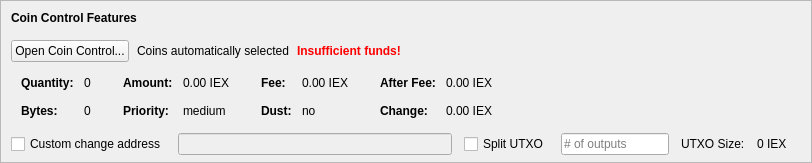
    <widget class="QFrame" name="frameCoinControl">
     <property name="sizePolicy">
      <sizepolicy hsizetype="Expanding" vsizetype="Expanding">
       <horstretch>0</horstretch>
       <verstretch>0</verstretch>
      </sizepolicy>
     </property>
     <property name="maximumSize">
      <size>
       <width>16777215</width>
       <height>16777215</height>
      </size>
     </property>
     <property name="frameShape">
      <enum>QFrame::StyledPanel</enum>
     </property>
     <property name="frameShadow">
      <enum>QFrame::Sunken</enum>
     </property>
     <layout class="QVBoxLayout" name="verticalLayoutCoinControl2">
      <property name="spacing">
       <number>0</number>
      </property>
      <property name="leftMargin">
       <number>0</number>
      </property>
      <property name="topMargin">
       <number>0</number>
      </property>
      <property name="rightMargin">
       <number>0</number>
      </property>
      <property name="bottomMargin">
       <number>6</number>
      </property>
      <item>
       <layout class="QVBoxLayout" name="verticalLayoutCoinControl" stretch="0,0,0,0,1">
        <property name="spacing">
         <number>0</number>
        </property>
        <property name="leftMargin">
         <number>10</number>
        </property>
        <property name="topMargin">
         <number>10</number>
        </property>
        <item>
         <layout class="QHBoxLayout" name="horizontalLayoutCoinControl1">
          <property name="bottomMargin">
           <number>15</number>
          </property>
          <item>
           <widget class="QLabel" name="labelCoinControlFeatures">
            <property name="sizePolicy">
             <sizepolicy hsizetype="Preferred" vsizetype="Maximum">
              <horstretch>0</horstretch>
              <verstretch>0</verstretch>
             </sizepolicy>
            </property>
            <property name="font">
             <font>
              <weight>75</weight>
              <bold>true</bold>
             </font>
            </property>
            <property name="styleSheet">
             <string notr="true">font-weight:bold;</string>
            </property>
            <property name="text">
             <string>Coin Control Features</string>
            </property>
           </widget>
          </item>
         </layout>
        </item>
        <item>
         <layout class="QHBoxLayout" name="horizontalLayoutCoinControl2" stretch="0,0,0,0">
          <property name="spacing">
           <number>8</number>
          </property>
          <property name="bottomMargin">
           <number>10</number>
          </property>
          <item>
           <widget class="QPushButton" name="pushButtonCoinControl">
            <property name="styleSheet">
             <string notr="true"/>
            </property>
            <property name="text">
             <string>Open Coin Control...</string>
            </property>
            <property name="autoDefault">
             <bool>false</bool>
            </property>
           </widget>
          </item>
          <item>
           <widget class="QLabel" name="labelCoinControlAutomaticallySelected">
            <property name="text">
             <string>Coins automatically selected</string>
            </property>
            <property name="margin">
             <number>5</number>
            </property>
           </widget>
          </item>
          <item>
           <widget class="QLabel" name="labelCoinControlInsuffFunds">
            <property name="font">
             <font>
              <weight>75</weight>
              <bold>true</bold>
             </font>
            </property>
            <property name="styleSheet">
             <string notr="true">color:red;font-weight:bold;</string>
            </property>
            <property name="text">
             <string>Insufficient funds!</string>
            </property>
            <property name="margin">
             <number>5</number>
            </property>
           </widget>
          </item>
          <item>
           <spacer name="horizontalSpacerCoinControl">
            <property name="orientation">
             <enum>Qt::Horizontal</enum>
            </property>
            <property name="sizeHint" stdset="0">
             <size>
              <width>40</width>
              <height>1</height>
             </size>
            </property>
           </spacer>
          </item>
         </layout>
        </item>
        <item>
         <widget class="QWidget" name="widgetCoinControl" native="true">
          <property name="sizePolicy">
           <sizepolicy hsizetype="Preferred" vsizetype="Preferred">
            <horstretch>0</horstretch>
            <verstretch>0</verstretch>
           </sizepolicy>
          </property>
          <property name="minimumSize">
           <size>
            <width>0</width>
            <height>0</height>
           </size>
          </property>
          <property name="styleSheet">
           <string notr="true"/>
          </property>
          <layout class="QHBoxLayout" name="horizontalLayoutCoinControl5">
           <property name="leftMargin">
            <number>0</number>
           </property>
           <property name="topMargin">
            <number>0</number>
           </property>
           <property name="rightMargin">
            <number>0</number>
           </property>
           <property name="bottomMargin">
            <number>0</number>
           </property>
           <item>
            <layout class="QHBoxLayout" name="horizontalLayoutCoinControl3" stretch="0,0,0,1">
             <property name="spacing">
              <number>20</number>
             </property>
             <property name="topMargin">
              <number>0</number>
             </property>
             <property name="bottomMargin">
              <number>10</number>
             </property>
             <item>
              <layout class="QFormLayout" name="formLayoutCoinControl1">
               <property name="horizontalSpacing">
                <number>10</number>
               </property>
               <property name="verticalSpacing">
                <number>14</number>
               </property>
               <property name="leftMargin">
                <number>10</number>
               </property>
               <property name="topMargin">
                <number>4</number>
               </property>
               <property name="rightMargin">
                <number>6</number>
               </property>
               <item row="0" column="0">
                <widget class="QLabel" name="labelCoinControlQuantityText">
                 <property name="font">
                  <font>
                   <weight>75</weight>
                   <bold>true</bold>
                  </font>
                 </property>
                 <property name="text">
                  <string>Quantity:</string>
                 </property>
                 <property name="margin">
                  <number>0</number>
                 </property>
                </widget>
               </item>
               <item row="0" column="1">
                <widget class="QLabel" name="labelCoinControlQuantity">
                 <property name="cursor">
                  <cursorShape>IBeamCursor</cursorShape>
                 </property>
                 <property name="contextMenuPolicy">
                  <enum>Qt::ActionsContextMenu</enum>
                 </property>
                 <property name="text">
                  <string notr="true">0</string>
                 </property>
                 <property name="margin">
                  <number>0</number>
                 </property>
                 <property name="textInteractionFlags">
                  <set>Qt::LinksAccessibleByMouse|Qt::TextSelectableByKeyboard|Qt::TextSelectableByMouse</set>
                 </property>
                </widget>
               </item>
               <item row="1" column="0">
                <widget class="QLabel" name="labelCoinControlBytesText">
                 <property name="font">
                  <font>
                   <weight>75</weight>
                   <bold>true</bold>
                  </font>
                 </property>
                 <property name="text">
                  <string>Bytes:</string>
                 </property>
                </widget>
               </item>
               <item row="1" column="1">
                <widget class="QLabel" name="labelCoinControlBytes">
                 <property name="cursor">
                  <cursorShape>IBeamCursor</cursorShape>
                 </property>
                 <property name="contextMenuPolicy">
                  <enum>Qt::ActionsContextMenu</enum>
                 </property>
                 <property name="text">
                  <string notr="true">0</string>
                 </property>
                 <property name="textInteractionFlags">
                  <set>Qt::LinksAccessibleByMouse|Qt::TextSelectableByKeyboard|Qt::TextSelectableByMouse</set>
                 </property>
                </widget>
               </item>
              </layout>
             </item>
             <item>
              <layout class="QFormLayout" name="formLayoutCoinControl2">
               <property name="horizontalSpacing">
                <number>10</number>
               </property>
               <property name="verticalSpacing">
                <number>14</number>
               </property>
               <property name="leftMargin">
                <number>6</number>
               </property>
               <property name="topMargin">
                <number>4</number>
               </property>
               <property name="rightMargin">
                <number>6</number>
               </property>
               <item row="0" column="0">
                <widget class="QLabel" name="labelCoinControlAmountText">
                 <property name="font">
                  <font>
                   <weight>75</weight>
                   <bold>true</bold>
                  </font>
                 </property>
                 <property name="text">
                  <string>Amount:</string>
                 </property>
                 <property name="margin">
                  <number>0</number>
                 </property>
                </widget>
               </item>
               <item row="0" column="1">
                <widget class="QLabel" name="labelCoinControlAmount">
                 <property name="cursor">
                  <cursorShape>IBeamCursor</cursorShape>
                 </property>
                 <property name="contextMenuPolicy">
                  <enum>Qt::ActionsContextMenu</enum>
                 </property>
                 <property name="text">
                  <string notr="true">0.00 IEX</string>
                 </property>
                 <property name="textInteractionFlags">
                  <set>Qt::LinksAccessibleByMouse|Qt::TextSelectableByKeyboard|Qt::TextSelectableByMouse</set>
                 </property>
                </widget>
               </item>
               <item row="1" column="0">
                <widget class="QLabel" name="labelCoinControlPriorityText">
                 <property name="font">
                  <font>
                   <weight>75</weight>
                   <bold>true</bold>
                  </font>
                 </property>
                 <property name="text">
                  <string>Priority:</string>
                 </property>
                </widget>
               </item>
               <item row="1" column="1">
                <widget class="QLabel" name="labelCoinControlPriority">
                 <property name="cursor">
                  <cursorShape>IBeamCursor</cursorShape>
                 </property>
                 <property name="contextMenuPolicy">
                  <enum>Qt::ActionsContextMenu</enum>
                 </property>
                 <property name="text">
                  <string>medium</string>
                 </property>
                 <property name="textInteractionFlags">
                  <set>Qt::LinksAccessibleByMouse|Qt::TextSelectableByKeyboard|Qt::TextSelectableByMouse</set>
                 </property>
                </widget>
               </item>
              </layout>
             </item>
             <item>
              <layout class="QFormLayout" name="formLayoutCoinControl3">
               <property name="horizontalSpacing">
                <number>10</number>
               </property>
               <property name="verticalSpacing">
                <number>14</number>
               </property>
               <property name="leftMargin">
                <number>6</number>
               </property>
               <property name="topMargin">
                <number>4</number>
               </property>
               <property name="rightMargin">
                <number>6</number>
               </property>
               <item row="0" column="0">
                <widget class="QLabel" name="labelCoinControlFeeText">
                 <property name="font">
                  <font>
                   <weight>75</weight>
                   <bold>true</bold>
                  </font>
                 </property>
                 <property name="text">
                  <string>Fee:</string>
                 </property>
                 <property name="margin">
                  <number>0</number>
                 </property>
                </widget>
               </item>
               <item row="0" column="1">
                <widget class="QLabel" name="labelCoinControlFee">
                 <property name="cursor">
                  <cursorShape>IBeamCursor</cursorShape>
                 </property>
                 <property name="contextMenuPolicy">
                  <enum>Qt::ActionsContextMenu</enum>
                 </property>
                 <property name="text">
                  <string notr="true">0.00 IEX</string>
                 </property>
                 <property name="textInteractionFlags">
                  <set>Qt::LinksAccessibleByMouse|Qt::TextSelectableByKeyboard|Qt::TextSelectableByMouse</set>
                 </property>
                </widget>
               </item>
               <item row="1" column="0">
                <widget class="QLabel" name="labelCoinControlLowOutputText">
                 <property name="font">
                  <font>
                   <weight>75</weight>
                   <bold>true</bold>
                  </font>
                 </property>
                 <property name="text">
                  <string>Dust:</string>
                 </property>
                </widget>
               </item>
               <item row="1" column="1">
                <widget class="QLabel" name="labelCoinControlLowOutput">
                 <property name="cursor">
                  <cursorShape>IBeamCursor</cursorShape>
                 </property>
                 <property name="contextMenuPolicy">
                  <enum>Qt::ActionsContextMenu</enum>
                 </property>
                 <property name="text">
                  <string>no</string>
                 </property>
                 <property name="textInteractionFlags">
                  <set>Qt::LinksAccessibleByMouse|Qt::TextSelectableByKeyboard|Qt::TextSelectableByMouse</set>
                 </property>
                </widget>
               </item>
              </layout>
             </item>
             <item>
              <layout class="QFormLayout" name="formLayoutCoinControl4">
               <property name="horizontalSpacing">
                <number>10</number>
               </property>
               <property name="verticalSpacing">
                <number>14</number>
               </property>
               <property name="leftMargin">
                <number>6</number>
               </property>
               <property name="topMargin">
                <number>4</number>
               </property>
               <property name="rightMargin">
                <number>6</number>
               </property>
               <item row="0" column="0">
                <widget class="QLabel" name="labelCoinControlAfterFeeText">
                 <property name="font">
                  <font>
                   <weight>75</weight>
                   <bold>true</bold>
                  </font>
                 </property>
                 <property name="text">
                  <string>After Fee:</string>
                 </property>
                 <property name="margin">
                  <number>0</number>
                 </property>
                </widget>
               </item>
               <item row="0" column="1">
                <widget class="QLabel" name="labelCoinControlAfterFee">
                 <property name="cursor">
                  <cursorShape>IBeamCursor</cursorShape>
                 </property>
                 <property name="contextMenuPolicy">
                  <enum>Qt::ActionsContextMenu</enum>
                 </property>
                 <property name="text">
                  <string notr="true">0.00 IEX</string>
                 </property>
                 <property name="textInteractionFlags">
                  <set>Qt::LinksAccessibleByMouse|Qt::TextSelectableByKeyboard|Qt::TextSelectableByMouse</set>
                 </property>
                </widget>
               </item>
               <item row="1" column="0">
                <widget class="QLabel" name="labelCoinControlChangeText">
                 <property name="font">
                  <font>
                   <weight>75</weight>
                   <bold>true</bold>
                  </font>
                 </property>
                 <property name="text">
                  <string>Change:</string>
                 </property>
                </widget>
               </item>
               <item row="1" column="1">
                <widget class="QLabel" name="labelCoinControlChange">
                 <property name="cursor">
                  <cursorShape>IBeamCursor</cursorShape>
                 </property>
                 <property name="contextMenuPolicy">
                  <enum>Qt::ActionsContextMenu</enum>
                 </property>
                 <property name="text">
                  <string notr="true">0.00 IEX</string>
                 </property>
                 <property name="textInteractionFlags">
                  <set>Qt::LinksAccessibleByMouse|Qt::TextSelectableByKeyboard|Qt::TextSelectableByMouse</set>
                 </property>
                </widget>
               </item>
              </layout>
             </item>
            </layout>
           </item>
          </layout>
         </widget>
        </item>
        <item>
         <layout class="QHBoxLayout" name="horizontalLayoutCoinControl4" stretch="0,0,0,0,0,0,0">
          <property name="spacing">
           <number>12</number>
          </property>
          <property name="sizeConstraint">
           <enum>QLayout::SetDefaultConstraint</enum>
          </property>
          <property name="topMargin">
           <number>5</number>
          </property>
          <property name="rightMargin">
           <number>5</number>
          </property>
          <item>
           <widget class="QCheckBox" name="checkBoxCoinControlChange">
            <property name="toolTip">
             <string>If this is activated, but the change address is empty or invalid, change will be sent to a newly generated address.</string>
            </property>
            <property name="text">
             <string>Custom change address</string>
            </property>
           </widget>
          </item>
          <item>
           <widget class="QValidatedLineEdit" name="lineEditCoinControlChange">
            <property name="enabled">
             <bool>false</bool>
            </property>
            <property name="sizePolicy">
             <sizepolicy hsizetype="Expanding" vsizetype="Fixed">
              <horstretch>0</horstretch>
              <verstretch>0</verstretch>
             </sizepolicy>
            </property>
           </widget>
          </item>
          <item>
           <widget class="QCheckBox" name="splitBlockCheckBox">
            <property name="text">
             <string>Split UTXO</string>
            </property>
           </widget>
          </item>
          <item>
           <widget class="QLineEdit" name="splitBlockLineEdit">
            <property name="sizePolicy">
             <sizepolicy hsizetype="Fixed" vsizetype="Fixed">
              <horstretch>50</horstretch>
              <verstretch>0</verstretch>
             </sizepolicy>
            </property>
            <property name="placeholderText">
             <string># of outputs</string>
            </property>
           </widget>
          </item>
          <item>
           <widget class="QLabel" name="labelBlockSizeText">
            <property name="text">
             <string>UTXO Size:</string>
            </property>
           </widget>
          </item>
          <item>
           <widget class="QLabel" name="labelBlockSize">
            <property name="text">
             <string>0 IEX</string>
            </property>
           </widget>
          </item>
          <item>
           <widget class="QLabel" name="labelCoinControlChangeLabel">
            <property name="sizePolicy">
             <sizepolicy hsizetype="Preferred" vsizetype="Expanding">
              <horstretch>0</horstretch>
              <verstretch>0</verstretch>
             </sizepolicy>
            </property>
            <property name="minimumSize">
             <size>
              <width>0</width>
              <height>0</height>
             </size>
            </property>
            <property name="text">
             <string/>
            </property>
            <property name="margin">
             <number>3</number>
            </property>
           </widget>
          </item>
         </layout>
        </item>
        <item>
         <spacer name="verticalSpacerCoinControl">
          <property name="orientation">
           <enum>Qt::Vertical</enum>
          </property>
          <property name="sizeHint" stdset="0">
           <size>
            <width>800</width>
            <height>1</height>
           </size>
          </property>
         </spacer>
        </item>
       </layout>
      </item>
     </layout>
    </widget>
